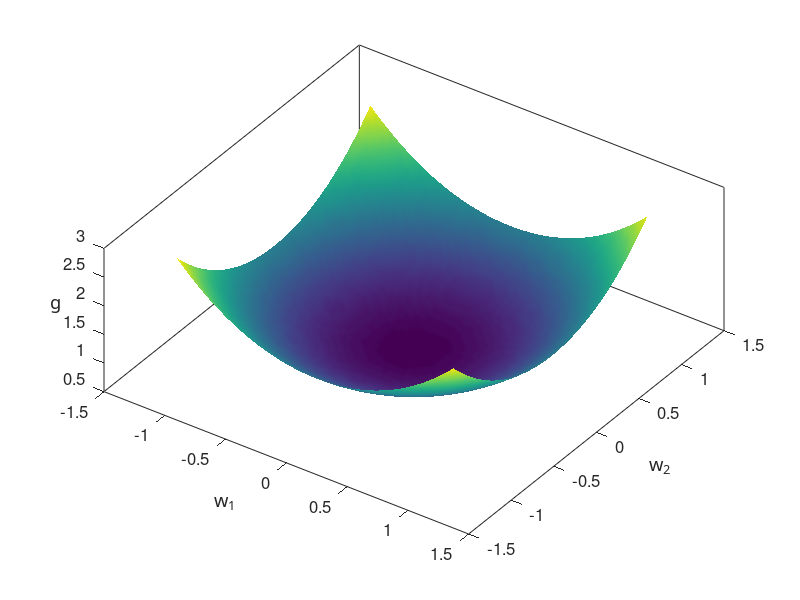

Write MATLAB code to recreate this figure. (Note: this script raises an error after producing the figure.)
%Problem 2.17 Part A
%Modified by Stephanie Chang

function two_d_grad_wrapper_217a()
% two_d_grad_wrapper.m is a toy wrapper to illustrate the path
% taken by gradient descent depending on the learning rate (alpha) chosen.
% Here alpha is kept fixed and chosen by the use. The corresponding
% gradient steps, evaluated at the objective, are then plotted.  The plotted points on
% the objective turn from green to red as the algorithm converges (or
% reaches a maximum iteration count, preset to 50).
% (nonconvex) function here is 
%
% g(w) = log(1+exp(w'*w))

%%% runs everything %%%
run_all()

%%%%%%%%%%%% subfunctions %%%%%%%%%%%%
%%% Part A. Performs Gradient Descent to Find Stationary Point %%%%
    function [w,in,out] = grad_descent(alpha,w)

    % initializations
    grad_stop = 10^-5;
    %max_its = 50;
    iter = 1;
    grad = 1;
    in = [w]; %2x1
    out = [log(1+exp(w'*w))]; %The function
    % main loop
    while norm(grad) > grad_stop %&& iter <= max_its
        % take step
        grad = (2*exp(w'*w)/(1+exp(w'*w)))*w; %2x1   
        w = w - alpha*grad; %wnew = wold - g'(wold)/g''(wold)

        % update containers
        in = [in, w];
        out = [out, log(1+exp(w'*w))];

        % update stopers
        iter = iter + 1;
    end
end

function run_all()
    % dials for the toy
    alpha = 0.01;     % step length/learning rate (for gradient descent). Preset to alpha = 10^-3

    for j = 1:2
        x0 = [1;1];         % initial point (for gradient descent)
        if j == 2
            x0 = [.85;.85];
            alpha = 3*10^-3;
        end
        %%% perform gradient descent %%%
        [x,in,out] = grad_descent(alpha,x0);

        %%% plot function with grad descent objective evaluations %%%
        hold on
        plot_it_all(in,out)
    end
    
    x
end

%%% plots everything %%%
function plot_it_all(in,out)
    % print function
    [A,b] = make_fun();
    
    % print steps on surface
    plot_steps(in,out,3)
    set(gcf,'color','w');
end

%%% Part B. Surface plot  %%%
function [A,b] = make_fun()
    range = 1.15;                     % range over which to view surfaces
    [a1,a2] = meshgrid(-range:0.04:range);
    a1 = reshape(a1,numel(a1),1);
    a2 = reshape(a2,numel(a2),1);
    A = [a1, a2];
    A = (A.*A)*ones(2,1);
    b = log(1+exp(A)); %log(1+exp(w'*w))
    r = sqrt(size(b,1));
    a1 = reshape(a1,r,r);
    a2 = reshape(a2,r,r);
    b = reshape(b,r,r);
    h = surf(a1,a2,b)
    az = 35;
    el = 60;
    view(az, el);
    shading interp

    
    xlabel('w_1','Fontsize',18,'FontName','cmmi9')
    ylabel('w_2','Fontsize',18,'FontName','cmmi9')
    zlabel('g','Fontsize',18,'FontName','cmmi9')
    set(get(gca,'ZLabel'),'Rotation',0)
    set(gca,'FontSize',12);
    box on
    colormap parula
end

% plot descent steps on function surface
function plot_steps(in,out,dim)
    s = (1/length(out):1/length(out):1)';
    colorspec = [ones(length(out),1) ,zeros(length(out),1),flipud(s)];
    width = (1 + s)*5;
    if dim == 2
        for i = 1:length(out)
            hold on
            plot(in(1,i),in(2,i),'o','Color',colorspec(i,:),'MarkerFaceColor',colorspec(i,:),'MarkerSize',width(i));
        end
    else % dim == 3
        for i = 1:length(out)
            hold on
            plot3(in(1,i),in(2,i),out(i),'o','Color',colorspec(i,:),'MarkerFaceColor',colorspec(i,:),'MarkerSize',width(i));
        end
    end
end

end
